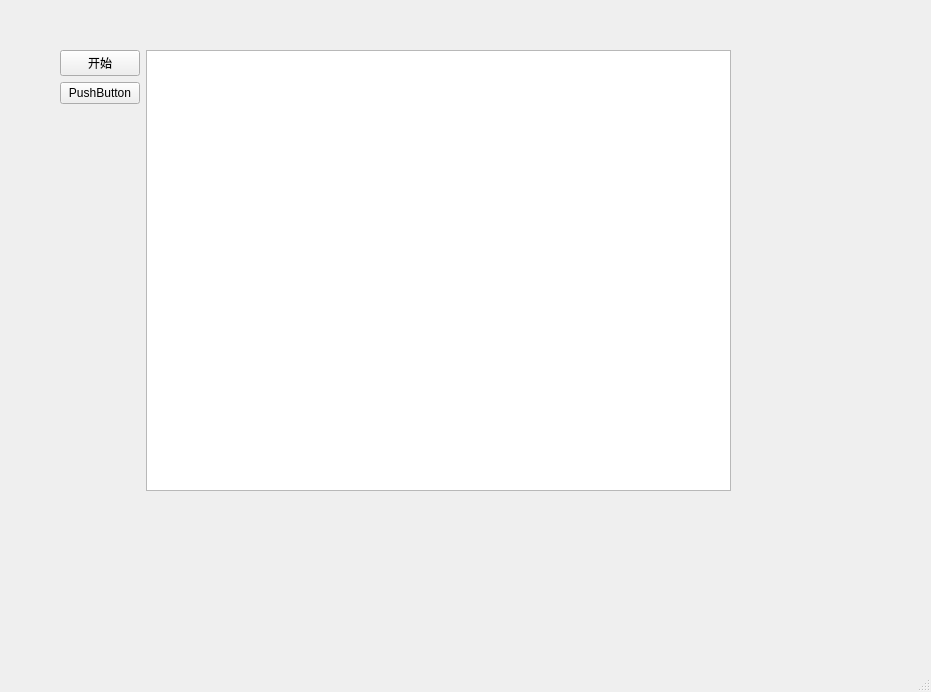
<?xml version="1.0" encoding="UTF-8"?>
<ui version="4.0">
 <class>MainWindow</class>
 <widget class="QMainWindow" name="MainWindow">
  <property name="geometry">
   <rect>
    <x>0</x>
    <y>0</y>
    <width>931</width>
    <height>692</height>
   </rect>
  </property>
  <property name="windowTitle">
   <string>MainWindow</string>
  </property>
  <widget class="QWidget" name="centralwidget">
   <widget class="QWidget" name="horizontalLayoutWidget">
    <property name="geometry">
     <rect>
      <x>60</x>
      <y>50</y>
      <width>671</width>
      <height>441</height>
     </rect>
    </property>
    <layout class="QHBoxLayout" name="horizontalLayout">
     <item>
      <layout class="QVBoxLayout" name="verticalLayout">
       <item>
        <widget class="QPushButton" name="pushButton_start">
         <property name="text">
          <string>开始</string>
         </property>
        </widget>
       </item>
       <item>
        <widget class="QPushButton" name="pushButton">
         <property name="text">
          <string>PushButton</string>
         </property>
        </widget>
       </item>
       <item>
        <spacer name="verticalSpacer">
         <property name="orientation">
          <enum>Qt::Vertical</enum>
         </property>
         <property name="sizeHint" stdset="0">
          <size>
           <width>20</width>
           <height>40</height>
          </size>
         </property>
        </spacer>
       </item>
      </layout>
     </item>
     <item>
      <widget class="QTextBrowser" name="textBrowser"/>
     </item>
    </layout>
   </widget>
  </widget>
  <widget class="QMenuBar" name="menubar">
   <property name="geometry">
    <rect>
     <x>0</x>
     <y>0</y>
     <width>931</width>
     <height>26</height>
    </rect>
   </property>
  </widget>
  <widget class="QStatusBar" name="statusbar"/>
 </widget>
 <resources/>
 <connections>
  <connection>
   <sender>pushButton</sender>
   <signal>clicked()</signal>
   <receiver>MainWindow</receiver>
   <slot>close()</slot>
   <hints>
    <hint type="sourcelabel">
     <x>106</x>
     <y>125</y>
    </hint>
    <hint type="destinationlabel">
     <x>465</x>
     <y>345</y>
    </hint>
   </hints>
  </connection>
 </connections>
</ui>
